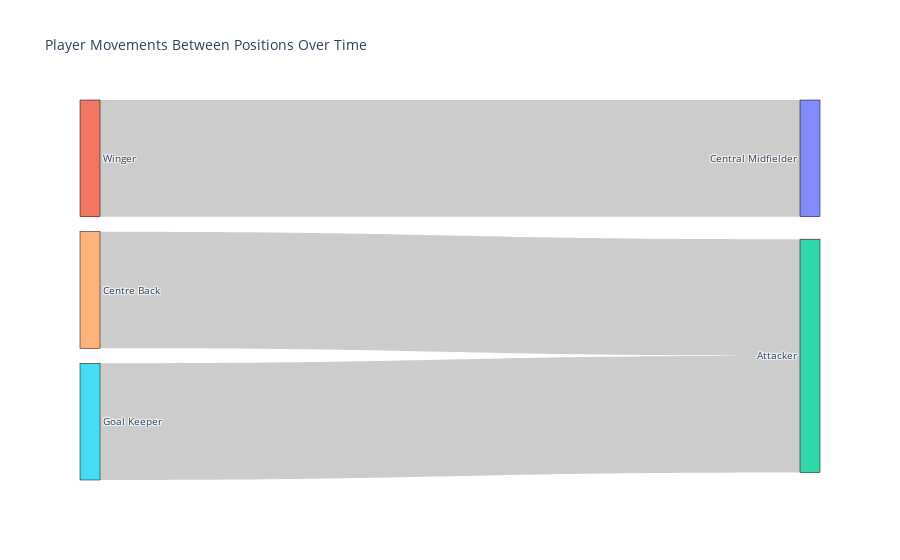

Here is the notebook cell this chart was saved with:
### Markdown cell above
- Men's team:
Team 1, 2, 3, 4, 5, 6?
- Women's team:
Team 7, 8?

### Code cell
# Create a list of unique positions
positions = df['Position'].unique().tolist()

# Initialize the Sankey diagram components
node_labels = positions
links = {'source': [], 'target': [], 'value': []}

# Create the links for the Sankey diagram
previous_position = {}

for date, group in df.groupby('Date'):
    current_position = group.set_index('Player')['Position'].to_dict()
    
    if previous_position:
        for player, position in current_position.items():
            if player in previous_position and previous_position[player] != position:
                source_idx = positions.index(previous_position[player])
                target_idx = positions.index(position)
                links['source'].append(source_idx)
                links['target'].append(target_idx)
                links['value'].append(1)
    
    previous_position = current_position

# Specify node positions for specific positions (Position2 and Position4 in this example)
node_positions = {
    'Position1': (None, None),
    'Position2': (0.3, 0.9),  # Specific position for Position2
    'Position3': (None, None),
    'Position4': (0.7, 0.1)   # Specific position for Position4
}

# Extract positions for each node, setting default None for unspecified positions
node_x = [node_positions[position][0] if position in node_positions else None for position in node_labels]
node_y = [node_positions[position][1] if position in node_positions else None for position in node_labels]

# Create the Sankey diagram with specified node positions
fig = go.Figure(go.Sankey(
    node=dict(
        pad=15,
        thickness=20,
        line=dict(color="black", width=0.5),
        label=node_labels,
        x=node_x,
        y=node_y
    ),
    link=dict(
        source=links['source'],
        target=links['target'],
        value=links['value']
    )
))

fig.update_layout(title_text="Player Movements Between Positions Over Time", font_size=10)
fig.show()

### Figure 1 — Plotly figure (JSON) as saved in the notebook; plotly's stock layout.template omitted (floating-point values rounded to 4 significant figures)
{"data": [{"link": {"source": [4, 5, 1], "target": [2, 2, 0], "value": [1, 1, 1]}, "node": {"label": ["Central Midfielder", "Winger", "Attacker", "Full Back", "Centre Back", "Goal Keeper"], "line": {"color": "black", "width": 0.5}, "pad": 15, "thickness": 20, "x": [null, null, null, null, null, null], "y": [null, null, null, null, null, null]}, "type": "sankey"}], "layout": {"font": {"size": 10}, "title": {"text": "Player Movements Between Positions Over Time"}}}
